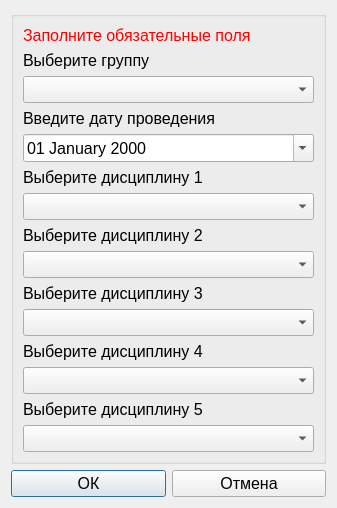
<?xml version="1.0" encoding="UTF-8"?>
<ui version="4.0">
 <class>addoredit_srez</class>
 <widget class="QDialog" name="addoredit_srez">
  <property name="geometry">
   <rect>
    <x>0</x>
    <y>0</y>
    <width>337</width>
    <height>482</height>
   </rect>
  </property>
  <property name="windowTitle">
   <string>добавление записи</string>
  </property>
  <property name="windowIcon">
   <iconset resource="../resourses.qrc">
    <normaloff>:/img/img/paper.png</normaloff>:/img/img/paper.png</iconset>
  </property>
  <property name="styleSheet">
   <string notr="true"/>
  </property>
  <layout class="QGridLayout" name="gridLayout">
   <item row="1" column="0">
    <widget class="QPushButton" name="pushButton_ok">
     <property name="font">
      <font>
       <pointsize>12</pointsize>
      </font>
     </property>
     <property name="text">
      <string>ОК</string>
     </property>
     <property name="icon">
      <iconset resource="../resourses.qrc">
       <normaloff>:/img/img/ok.png</normaloff>:/img/img/ok.png</iconset>
     </property>
    </widget>
   </item>
   <item row="1" column="1">
    <widget class="QPushButton" name="pushButton_cancel">
     <property name="font">
      <font>
       <pointsize>12</pointsize>
      </font>
     </property>
     <property name="text">
      <string>Отмена</string>
     </property>
     <property name="icon">
      <iconset resource="../resourses.qrc">
       <normaloff>:/img/img/cancel.png</normaloff>:/img/img/cancel.png</iconset>
     </property>
    </widget>
   </item>
   <item row="0" column="0" colspan="2">
    <widget class="QGroupBox" name="groupBox">
     <property name="title">
      <string/>
     </property>
     <layout class="QGridLayout" name="gridLayout_2">
      <item row="0" column="0">
       <widget class="QLabel" name="label_error">
        <property name="font">
         <font>
          <pointsize>12</pointsize>
         </font>
        </property>
        <property name="styleSheet">
         <string notr="true">color:red</string>
        </property>
        <property name="text">
         <string>Заполните обязательные поля</string>
        </property>
       </widget>
      </item>
      <item row="1" column="0">
       <widget class="QLabel" name="label_6">
        <property name="font">
         <font>
          <pointsize>12</pointsize>
         </font>
        </property>
        <property name="text">
         <string>Выберите группу</string>
        </property>
       </widget>
      </item>
      <item row="2" column="0">
       <widget class="QComboBox" name="comboBox_gruppa">
        <property name="font">
         <font>
          <pointsize>12</pointsize>
         </font>
        </property>
       </widget>
      </item>
      <item row="3" column="0">
       <widget class="QLabel" name="label_4">
        <property name="font">
         <font>
          <pointsize>12</pointsize>
         </font>
        </property>
        <property name="text">
         <string>Введите дату проведения</string>
        </property>
       </widget>
      </item>
      <item row="4" column="0">
       <widget class="QDateEdit" name="lineEdit_god">
        <property name="font">
         <font>
          <pointsize>12</pointsize>
         </font>
        </property>
        <property name="displayFormat">
         <string>dd MMMM yyyy</string>
        </property>
        <property name="calendarPopup">
         <bool>true</bool>
        </property>
       </widget>
      </item>
      <item row="5" column="0">
       <widget class="QLabel" name="label">
        <property name="font">
         <font>
          <pointsize>12</pointsize>
         </font>
        </property>
        <property name="text">
         <string>Выберите дисциплину 1</string>
        </property>
       </widget>
      </item>
      <item row="6" column="0">
       <widget class="QComboBox" name="comboBox_discipline_1">
        <property name="font">
         <font>
          <pointsize>12</pointsize>
         </font>
        </property>
       </widget>
      </item>
      <item row="7" column="0">
       <widget class="QLabel" name="label_2">
        <property name="font">
         <font>
          <pointsize>12</pointsize>
         </font>
        </property>
        <property name="text">
         <string>Выберите дисциплину 2</string>
        </property>
       </widget>
      </item>
      <item row="8" column="0">
       <widget class="QComboBox" name="comboBox_discipline_2">
        <property name="font">
         <font>
          <pointsize>12</pointsize>
         </font>
        </property>
       </widget>
      </item>
      <item row="9" column="0">
       <widget class="QLabel" name="label_3">
        <property name="font">
         <font>
          <pointsize>12</pointsize>
         </font>
        </property>
        <property name="text">
         <string>Выберите дисциплину 3</string>
        </property>
       </widget>
      </item>
      <item row="10" column="0">
       <widget class="QComboBox" name="comboBox_discipline_3">
        <property name="font">
         <font>
          <pointsize>12</pointsize>
         </font>
        </property>
       </widget>
      </item>
      <item row="11" column="0">
       <widget class="QLabel" name="label_5">
        <property name="font">
         <font>
          <pointsize>12</pointsize>
         </font>
        </property>
        <property name="text">
         <string>Выберите дисциплину 4</string>
        </property>
       </widget>
      </item>
      <item row="12" column="0">
       <widget class="QComboBox" name="comboBox_discipline_4">
        <property name="font">
         <font>
          <pointsize>12</pointsize>
         </font>
        </property>
       </widget>
      </item>
      <item row="13" column="0">
       <widget class="QLabel" name="label_7">
        <property name="font">
         <font>
          <pointsize>12</pointsize>
         </font>
        </property>
        <property name="text">
         <string>Выберите дисциплину 5</string>
        </property>
       </widget>
      </item>
      <item row="14" column="0">
       <widget class="QComboBox" name="comboBox_discipline_5">
        <property name="font">
         <font>
          <pointsize>12</pointsize>
         </font>
        </property>
       </widget>
      </item>
     </layout>
     <zorder>label</zorder>
     <zorder>comboBox_discipline_1</zorder>
     <zorder>label_4</zorder>
     <zorder>label_error</zorder>
     <zorder>label_6</zorder>
     <zorder>comboBox_gruppa</zorder>
     <zorder>lineEdit_god</zorder>
     <zorder>comboBox_discipline_2</zorder>
     <zorder>label_2</zorder>
     <zorder>comboBox_discipline_3</zorder>
     <zorder>label_3</zorder>
     <zorder>comboBox_discipline_4</zorder>
     <zorder>label_5</zorder>
     <zorder>comboBox_discipline_5</zorder>
     <zorder>label_7</zorder>
    </widget>
   </item>
  </layout>
 </widget>
 <resources>
  <include location="../resourses.qrc"/>
 </resources>
 <connections/>
</ui>
